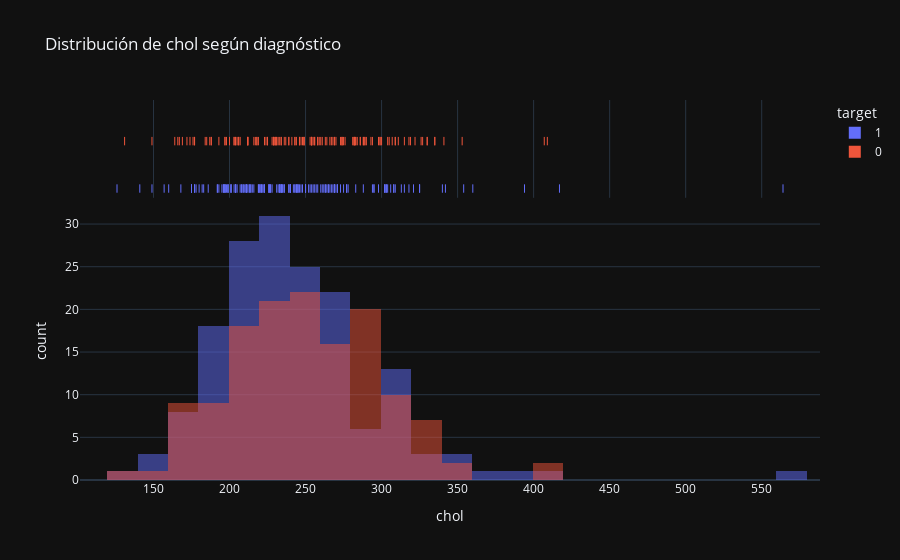
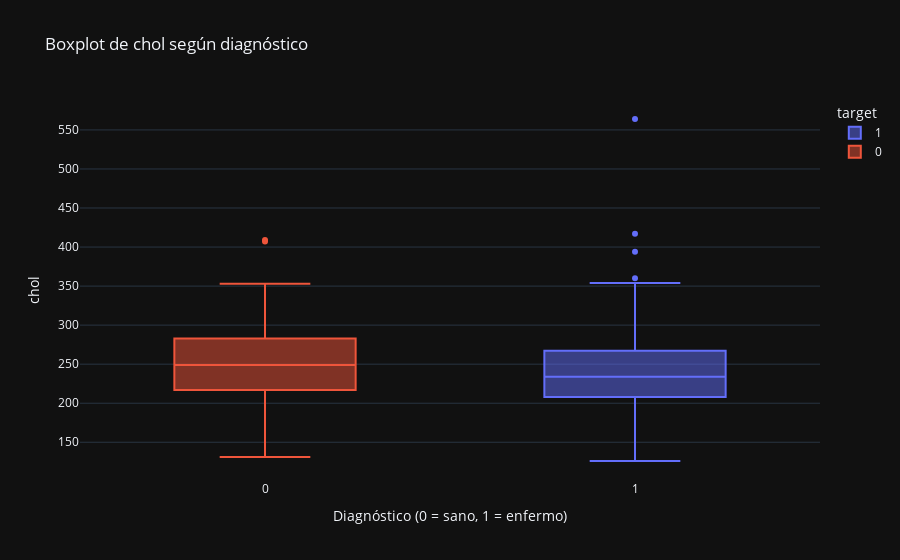

Notebook source saved alongside these figures, in order:
### Code cell
fig_hist_chol = pio.read_json("eda_heart_json/chol_hist.json")
fig_hist_chol.show()

fig_box_chol = pio.read_json("eda_heart_json/chol_box.json")
fig_box_chol.show()

### Figure 1 — Plotly figure (JSON) as saved in the notebook; plotly's stock layout.template omitted (floating-point values rounded to 4 significant figures; data arrays with more than 128 entries replaced by an {"elided": "..."} marker saying what was removed)
{"data": [{"alignmentgroup": "True", "bingroup": "x", "hovertemplate": "target=1<br>chol=%{x}<br>count=%{y}<extra></extra>", "legendgroup": "1", "marker": {"color": "#636EFA", "opacity": 0.5, "pattern": {"shape": ""}}, "name": "1", "nbinsx": 40, "offsetgroup": "1", "orientation": "v", "showlegend": true, "type": "histogram", "x": {"elided": "165 int values"}, "xaxis": "x", "yaxis": "y"}, {"alignmentgroup": "True", "boxpoints": "all", "fillcolor": "rgba(255,255,255,0)", "hoveron": "points", "hovertemplate": "target=1<br>chol=%{x}<extra></extra>", "jitter": 0, "legendgroup": "1", "line": {"color": "rgba(255,255,255,0)"}, "marker": {"color": "#636EFA", "symbol": "line-ns-open"}, "name": "1", "offsetgroup": "1", "showlegend": false, "type": "box", "x": {"elided": "165 int values"}, "xaxis": "x2", "yaxis": "y2"}, {"alignmentgroup": "True", "bingroup": "x", "hovertemplate": "target=0<br>chol=%{x}<br>count=%{y}<extra></extra>", "legendgroup": "0", "marker": {"color": "#EF553B", "opacity": 0.5, "pattern": {"shape": ""}}, "name": "0", "nbinsx": 40, "offsetgroup": "0", "orientation": "v", "showlegend": true, "type": "histogram", "x": {"elided": "138 int values"}, "xaxis": "x", "yaxis": "y"}, {"alignmentgroup": "True", "boxpoints": "all", "fillcolor": "rgba(255,255,255,0)", "hoveron": "points", "hovertemplate": "target=0<br>chol=%{x}<extra></extra>", "jitter": 0, "legendgroup": "0", "line": {"color": "rgba(255,255,255,0)"}, "marker": {"color": "#EF553B", "symbol": "line-ns-open"}, "name": "0", "offsetgroup": "0", "showlegend": false, "type": "box", "x": {"elided": "138 int values"}, "xaxis": "x2", "yaxis": "y2"}], "layout": {"autosize": true, "barmode": "overlay", "legend": {"title": {"text": "target"}, "tracegroupgap": 0}, "title": {"text": "Distribución de chol según diagnóstico"}, "xaxis": {"anchor": "y", "autorange": true, "domain": [0, 1], "range": [101.7, 588.3], "title": {"text": "chol"}, "type": "linear"}, "xaxis2": {"anchor": "y2", "autorange": true, "domain": [0, 1], "matches": "x", "range": [101.7, 588.3], "showgrid": true, "showticklabels": false, "type": "linear"}, "yaxis": {"anchor": "x", "autorange": true, "domain": [0, 0.7326], "range": [0, 32.63], "title": {"text": "count"}}, "yaxis2": {"anchor": "x2", "autorange": true, "domain": [0.7426, 1], "matches": "y2", "range": [-0.6385, 1.5], "showgrid": false, "showline": false, "showticklabels": false, "ticks": "", "type": "category"}}}

### Figure 2 — Plotly figure (JSON) as saved in the notebook; plotly's stock layout.template omitted (floating-point values rounded to 4 significant figures; data arrays with more than 128 entries replaced by an {"elided": "..."} marker saying what was removed)
{"data": [{"alignmentgroup": "True", "boxpoints": "outliers", "hovertemplate": "target=%{x}<br>chol=%{y}<extra></extra>", "legendgroup": "1", "marker": {"color": "#636EFA"}, "name": "1", "notched": false, "offsetgroup": "1", "orientation": "v", "showlegend": true, "type": "box", "x": {"elided": "165 int values"}, "x0": " ", "xaxis": "x", "y": {"elided": "165 int values"}, "y0": " ", "yaxis": "y"}, {"alignmentgroup": "True", "boxpoints": "outliers", "hovertemplate": "target=%{x}<br>chol=%{y}<extra></extra>", "legendgroup": "0", "marker": {"color": "#EF553B"}, "name": "0", "notched": false, "offsetgroup": "0", "orientation": "v", "showlegend": true, "type": "box", "x": {"elided": "138 int values"}, "x0": " ", "xaxis": "x", "y": {"elided": "138 int values"}, "y0": " ", "yaxis": "y"}], "layout": {"autosize": true, "boxmode": "overlay", "legend": {"title": {"text": "target"}, "tracegroupgap": 0}, "title": {"text": "Boxplot de chol según diagnóstico"}, "xaxis": {"anchor": "y", "autorange": true, "categoryarray": [1, 0], "categoryorder": "array", "domain": [0, 1], "range": [-0.5, 1.5], "title": {"text": "Diagnóstico (0 = sano, 1 = enfermo)"}, "type": "linear"}, "yaxis": {"anchor": "x", "autorange": true, "domain": [0, 1], "range": [101.7, 588.3], "title": {"text": "chol"}, "type": "linear"}}}
